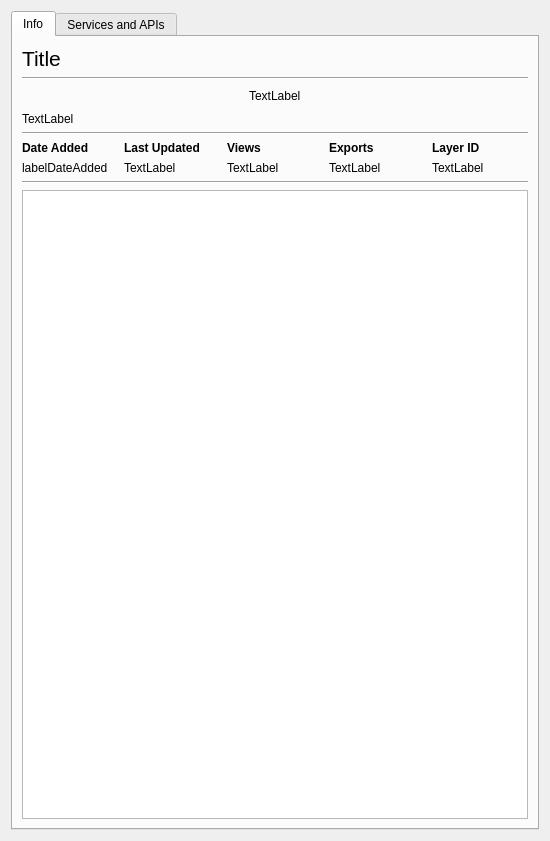
<?xml version="1.0" encoding="UTF-8"?>
<ui version="4.0">
 <class>Dialog</class>
 <widget class="QDialog" name="Dialog">
  <property name="geometry">
   <rect>
    <x>0</x>
    <y>0</y>
    <width>550</width>
    <height>841</height>
   </rect>
  </property>
  <property name="windowTitle">
   <string>Dataset details</string>
  </property>
  <layout class="QVBoxLayout" name="verticalLayout">
   <item>
    <widget class="QTabWidget" name="tabWidget">
     <property name="currentIndex">
      <number>0</number>
     </property>
     <widget class="QWidget" name="tab_3">
      <attribute name="title">
       <string>Info</string>
      </attribute>
      <layout class="QVBoxLayout" name="verticalLayout_5">
       <item>
        <widget class="QLabel" name="labelTitle">
         <property name="font">
          <font>
           <pointsize>16</pointsize>
          </font>
         </property>
         <property name="text">
          <string>Title</string>
         </property>
        </widget>
       </item>
       <item>
        <widget class="Line" name="line_5">
         <property name="orientation">
          <enum>Qt::Horizontal</enum>
         </property>
        </widget>
       </item>
       <item>
        <layout class="QHBoxLayout" name="horizontalLayout_3">
         <item>
          <spacer name="horizontalSpacer_6">
           <property name="orientation">
            <enum>Qt::Horizontal</enum>
           </property>
           <property name="sizeHint" stdset="0">
            <size>
             <width>40</width>
             <height>20</height>
            </size>
           </property>
          </spacer>
         </item>
         <item>
          <widget class="QLabel" name="labelMap">
           <property name="text">
            <string>TextLabel</string>
           </property>
          </widget>
         </item>
         <item>
          <spacer name="horizontalSpacer_8">
           <property name="orientation">
            <enum>Qt::Horizontal</enum>
           </property>
           <property name="sizeHint" stdset="0">
            <size>
             <width>40</width>
             <height>20</height>
            </size>
           </property>
          </spacer>
         </item>
        </layout>
       </item>
       <item>
        <widget class="QLabel" name="labelDataType">
         <property name="text">
          <string>TextLabel</string>
         </property>
        </widget>
       </item>
       <item>
        <widget class="Line" name="line_6">
         <property name="orientation">
          <enum>Qt::Horizontal</enum>
         </property>
        </widget>
       </item>
       <item>
        <layout class="QGridLayout" name="gridLayout_3">
         <item row="0" column="0">
          <widget class="QLabel" name="label_8">
           <property name="font">
            <font>
             <weight>75</weight>
             <bold>true</bold>
            </font>
           </property>
           <property name="text">
            <string>Date Added</string>
           </property>
          </widget>
         </item>
         <item row="0" column="4">
          <widget class="QLabel" name="label_9">
           <property name="font">
            <font>
             <weight>75</weight>
             <bold>true</bold>
            </font>
           </property>
           <property name="text">
            <string>Layer ID</string>
           </property>
          </widget>
         </item>
         <item row="0" column="2">
          <widget class="QLabel" name="label_10">
           <property name="font">
            <font>
             <weight>75</weight>
             <bold>true</bold>
            </font>
           </property>
           <property name="text">
            <string>Views</string>
           </property>
          </widget>
         </item>
         <item row="0" column="1">
          <widget class="QLabel" name="label_11">
           <property name="font">
            <font>
             <weight>75</weight>
             <bold>true</bold>
            </font>
           </property>
           <property name="text">
            <string>Last Updated</string>
           </property>
          </widget>
         </item>
         <item row="0" column="3">
          <widget class="QLabel" name="label_12">
           <property name="font">
            <font>
             <weight>75</weight>
             <bold>true</bold>
            </font>
           </property>
           <property name="text">
            <string>Exports</string>
           </property>
          </widget>
         </item>
         <item row="1" column="0">
          <widget class="QLabel" name="labelDateAdded">
           <property name="text">
            <string>labelDateAdded</string>
           </property>
          </widget>
         </item>
         <item row="1" column="1">
          <widget class="QLabel" name="labelLastUpdated">
           <property name="text">
            <string>TextLabel</string>
           </property>
          </widget>
         </item>
         <item row="1" column="2">
          <widget class="QLabel" name="labelViews">
           <property name="text">
            <string>TextLabel</string>
           </property>
          </widget>
         </item>
         <item row="1" column="3">
          <widget class="QLabel" name="labelExports">
           <property name="text">
            <string>TextLabel</string>
           </property>
          </widget>
         </item>
         <item row="1" column="4">
          <widget class="QLabel" name="labelLayerId">
           <property name="text">
            <string>TextLabel</string>
           </property>
          </widget>
         </item>
        </layout>
       </item>
       <item>
        <widget class="Line" name="line_7">
         <property name="orientation">
          <enum>Qt::Horizontal</enum>
         </property>
        </widget>
       </item>
       <item>
        <widget class="QTextBrowser" name="txtDescription">
         <property name="openExternalLinks">
          <bool>true</bool>
         </property>
         <property name="openLinks">
          <bool>true</bool>
         </property>
        </widget>
       </item>
      </layout>
     </widget>
     <widget class="QWidget" name="tab_4">
      <attribute name="title">
       <string>Services and APIs</string>
      </attribute>
     </widget>
    </widget>
   </item>
  </layout>
 </widget>
 <resources/>
 <connections/>
</ui>
